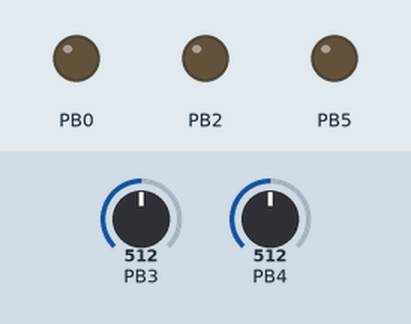
Recording of a program running on a simulated ATtiny45, built with avr-gcc and emulated at 1 MHz. Parts: output pins drawn as LEDs (lit = HIGH). Dashed ring = blinking. The test bench sets the inputs (shaded band); at power-on: PB3 = 512, PB4 = 512. Random numbers use the default seed unless the program sets one; pins used as bus, display or sensor lines are not drawn.

Above: at 0.1 s.
At 10.5 s:
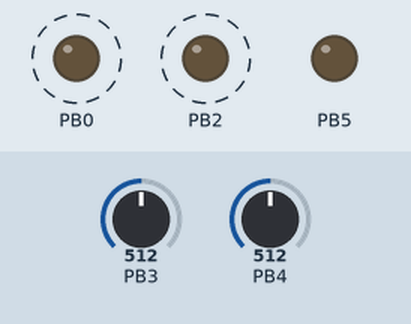
10.6 s: PB3 set to 414
14.1 s: PB3 set to 386
17.6 s: PB3 set to 511
At 19.2 s:
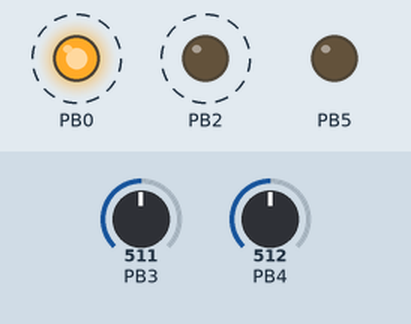
Timing chart, 0 to 27.1 s (numbered marks = the images above; inputs shaded):
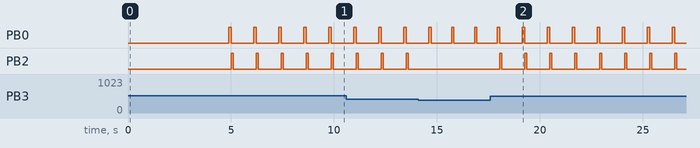

Measured:
- after the input at 17.6 s, PB2: alternates HIGH for 0.10 s and LOW for 1.1 s, starting after 0.45 s

The program:

main.c
```c
//PB0 - ïèòàíèå ôîòîðåçèñòîðà
//PB1 - ïèòàíèå ïèùàëêè
//PB2 - ïèòàíèå âîäíîãî äàò÷èêà
//PB3 - äàííûå ñ ôîòîðåçèñòîðà
//PB4 - äàííûå âîäíîãî äàò÷èêà
//PB5 - ðåñåò ïèí

# define F_CPU 1000000UL

#include "util.h"
//#include "uart.h"
#include "pinsFuncs.h"
#include "buzz.h"

const uint32_t sensorSurvey = 1200; //â ñåêóíäàõ

int interruptFlug = 0;

ISR (WDT_vect) {
	interruptFlug++;
}

inline void SetupWatchdog(){
	// òàáëèöà 1
	// WDP3  WDP2  WDP1  WDP0 - îòâå÷àþò çà âðåìÿ ñðàáàòûâàíèÿ watchdog
	//  0      0     0     0  - 16ms
	//  0      1     0     0  - 25ms
	//  0      1     1     0  - 1s
	//  0      1     1     1  - 2s
	//  1      0     0     0  - 4s
	//  1      0     0     1  - 8s - maximum

	// òàáëèöà 2
	// WDE  WDIE  - îòâå÷àþò çà ðåæèìû watchdog
	//  0    0    - none
	//  0    1    - interrupt mode
	//  1    0    - reset mode
	//  1    1    - interrupt reset mode

	//        WDIF            - óñòíàâëèâàåòñÿ 1 êîãäà âîò÷äîã òàéìåð ñðàáàòûâàåò (â ðåæèìå ïðåðûâàíèé)
	//        |WDIE           - òàáëèöà 2   ìåíÿåò ðåæèìû
	//        ||WDP3          - òàáëèöà 1
	//        |||WDCE         - íåîáõîäèìî óñòàíîâèòü åäåíèöó êîãäà WDE - 0
	//        ||||WDE         - âêëþ÷åíèå watchdog
	//        |||||WDP2       - òàáëèöà 1
	//        ||||||WDP1      - òàáëèöà 1
	//        |||||||WDP0     - òàáëèöà 1
	//        ||||||||
	WDTCR = 0b01110001;
	sei();
}

inline void DoCode(){
	if ((ReadLight() > 100) && (ReadWater() < 100)){
		alarmSound();
	}
}

int main(void)
{
	int realSurvey = sensorSurvey / 8;
	SetupPins();
	SetupWatchdog();

	for(int i = 0; i <= 3; i++){
		tweet(5, 3);
		delay_ms(500);
	}

	for(int i = 0; i <= 60; i++){
		//uart_tx_init();
		//num_to_str(ReadWater(), 4);
		//uart_print("\r\n");
		if ((ReadLight() > 100) && (ReadWater() < 100)){
			alarmSound();
		}
		delay_ms(1000);
	}

	set_sleep_mode(SLEEP_MODE_PWR_DOWN);

	while (1) {
		if (interruptFlug >= realSurvey){
			interruptFlug = 0;
			DoCode();
		}
		sleep_mode();
	}
}
```

buzz.h
```c
inline void highChirp(int intensity, int chirpsNumber) {
    for(int veces = 0; veces <= chirpsNumber; veces++) {
        for (int i = 100; i > 0; i--) {
            for  (int x = 0; x < intensity;  x++) {
                PB1_HIGH;
                delay_us(i);
                PB1_LOW;
                delay_us(i);
            }
        }
    }
}

inline void lowChirp(int intensity, int chirpsNumber) {
    int i;
    int x;

    for(int veces = 0; veces <= chirpsNumber; veces++) {

        for (i = 0; i < 200; i++) {
            PB1_HIGH;
            delay_us(i);
            PB1_LOW;
            delay_us(i);
        }

        for (i = 90; i > 80; i--) {
            for  ( x = 0; x < 5;  x++) {
                PB1_HIGH;
                delay_us(i);
                PB1_LOW;
                delay_us(i);
            }
        }
    }
}

inline void tweet(int intensity, int chirpsNumber) {
    //normal chirpsNumber 3, normal intensity 5
    for(int veces = 0; veces < chirpsNumber; veces++) {

        for (int i = 80; i > 0; i--) {
            for  (int x = 0; x < intensity;  x++) {
                PB1_HIGH;
                delay_us(i);
                PB1_LOW;
                delay_us(i);
            }
        }
    }
}

inline void alarmSound() {
    highChirp(1, 4);
    // delay_ms(100);
    // lowChirp(50, 2);
    // delay_ms(100);
    tweet(2, 1);
}
```

util.h
```c
#include <avr/io.h>
#include <util/delay.h>
#include <avr/wdt.h>
#include <avr/interrupt.h>
#include <avr/sleep.h>
#include <stdlib.h>

inline uint16_t myRandom(uint16_t min, uint16_t max) {
    return (rand() % (max - min) + min);
}

void delay_ms (uint16_t count) {
    while (count--) {
        _delay_ms (1);

    }
}

void delay_us (uint16_t count) {
    while (count--) {
        _delay_us (1);
    }
}
```

pinsFuncs.h
```c
//PB0 - питание фоторезистора
//PB1 - питание пищалки
//PB2 - питание водного датчика
//PB3 - данные с фоторезистора
//PB4 - данные водного датчика
//PB5 - ресет пин

#define MEASUREMENT_TIME 100

#define PB0_HIGH PORTB |= 0b00000001
#define PB1_HIGH PORTB |= 0b00000010
#define PB2_HIGH PORTB |= 0b00000100
#define PB3_HIGH PORTB |= 0b00001000
#define PB4_HIGH PORTB |= 0b00010000
#define PB5_HIGH PORTB |= 0b00100000

#define PB0_LOW PORTB &= 0b11111110
#define PB1_LOW PORTB &= 0b11111101
#define PB2_LOW PORTB &= 0b11111011
#define PB3_LOW PORTB &= 0b11110111
#define PB4_LOW PORTB &= 0b11101111
#define PB5_LOW PORTB &= 0b11011111

inline void SetupPins() {
    //       x              - Биты отвечают за назначение пинов
    //       |x             - 1 - OUTPUT; 0 - INPUT
    //       ||DDB5         - PB5
    //       |||DDB4        - PB4
    //       ||||DDB3       - PB3
    //       |||||DDB2      - PB2
    //       ||||||DDB1     - PB1
    //       |||||||DDB0    - PB0
    //       ||||||||
    DDRB = 0b00100111;
}

inline void SetupADCSRA() {
    //         ADEN           - Подать питание на АЦП
    //         |ADSC          - Запуск АЦП
    //         ||ADATE        - Оцифровка по срабатываению триггера ADTS[2:0]
    //         |||ADIF        - флаг прерывания от компаратора
    //         ||||ADIE       - разрешение прерывания от компаратора
    //         |||||ADPS2     - настройка пределителя (влияет на время измерения)
    //         ||||||ADPS1    -
    //         |||||||ADPS0   -
    //         ||||||||
    ADCSRA = 0b10000111;
}

inline void SetupADMUX(int src) {
    // таблица 1
    //  REFS2  REFS1  REFS0  - настраивает источник опорного напряжения
    //    x      0      0    - VCC опорное напряжение
    //    x      0      1    - опорное напряжение на AREF
    //    0      1      0    - внутреннее 1.1В опорное напряжение
    //    0      1      1    - зарезервировано
    //    1      1      0    - внутреннее 2.56В опорное напряжение без конденсатора
    //    1      1      1    - внутреннее 2.56В опорное напряжение с конденсатором на пине AREF

    // таблица 2
    //  MUX3 MUX2 MUX1 MUX0 -  биты отвечающие за мультиплексор (к чему подключен АЦП)
    //    0    0    0    0  - PB5
    //    0    0    0    1  - PB2
    //    0    0    1    0  - PB4
    //    0    0    1    1  - PB3
    // следующие нужны для калибровки (не использовать)
    //    0    1    0    0  - PB4 PB4 x1
    //    0    1    0    1  - PB4 PB4 x20
    //    0    1    1    0  - PB4 PB3 x1
    //    0    1    1    1  - PB4 PB3 x20
    //    1    0    0    0  - PB5 PB5 x1
    //    1    0    0    1  - PB5 PB5 x20
    //    1    0    1    0  - PB5 PB2 x1
    //    1    0    1    1  - PB5 PB2 x20
    //    1    1    0    0  - Vbg
    //    1    1    0    1  - GND
    //    1    1    1    0  - N/A
    //    1    1    1    1  - ADC4

    //        REFS1           - таблица 1
    //        |REFS0          - таблица 1
    //        ||ADLAR         - бит отвечающий за порядок записи битов результата в регистры (0 - 10 бит; 1 - 8 бит)
    //        |||REFS2        - таблица 1
    //        ||||MUX3        - таблица 2
    //        |||||MUX2       - таблица 2
    //        ||||||MUX1      - таблица 2
    //        |||||||MUX0     - таблица 2
    //        ||||||||
    ADMUX = 0b00100000 | (src & 0b00001111);
}

inline int ReadADC(int number_of_port) {
    SetupADMUX(number_of_port);
    SetupADCSRA();
    ADCSRA |= (1 << ADSC);          // начали измерение
    while(ADCSRA & (1 << ADSC));    // ждем когда помереет
    int result = ADCH;              // отбросили шумные незначащие биты
    ADCSRA = 0b00000111;            // выключили АЦП
    return result;
}

inline int ReadWater() {
    PB2_HIGH;
    delay_ms(MEASUREMENT_TIME);
    int result = ReadADC(2);
    PB2_LOW;
    return result;
}

inline int ReadLight() {
    PB0_HIGH;
    delay_ms(MEASUREMENT_TIME);
    int result = ReadADC(3);
    PB0_LOW;
    return result;
}
```
